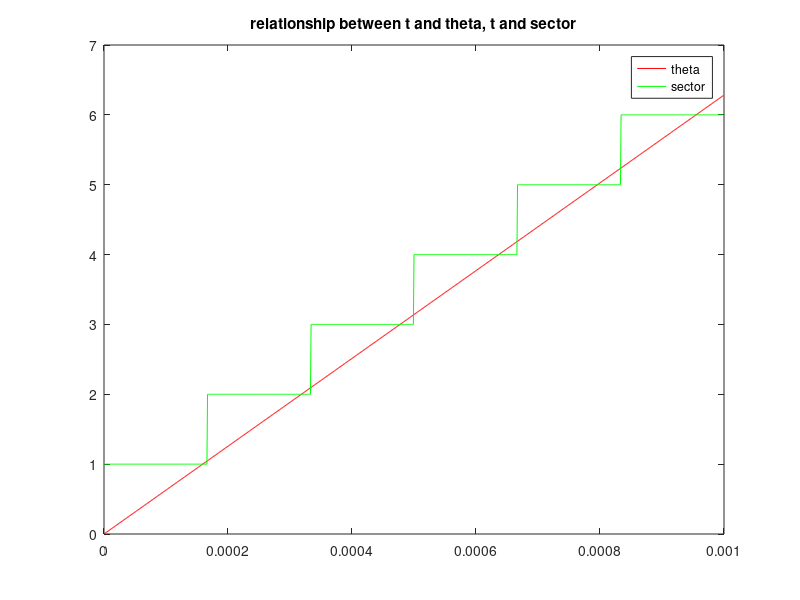
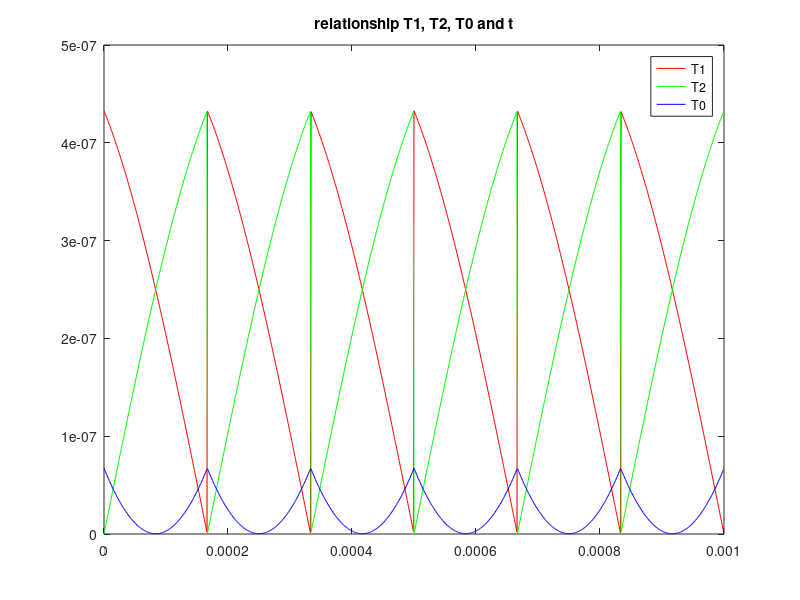
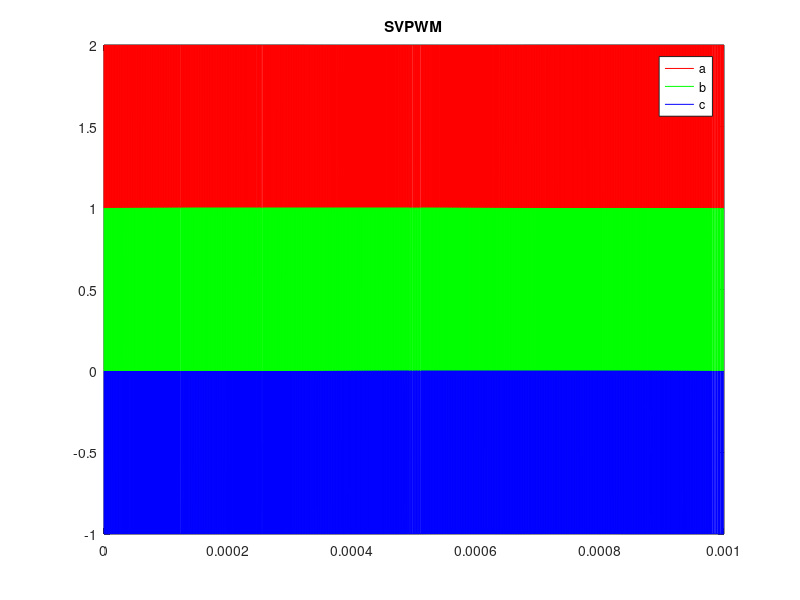
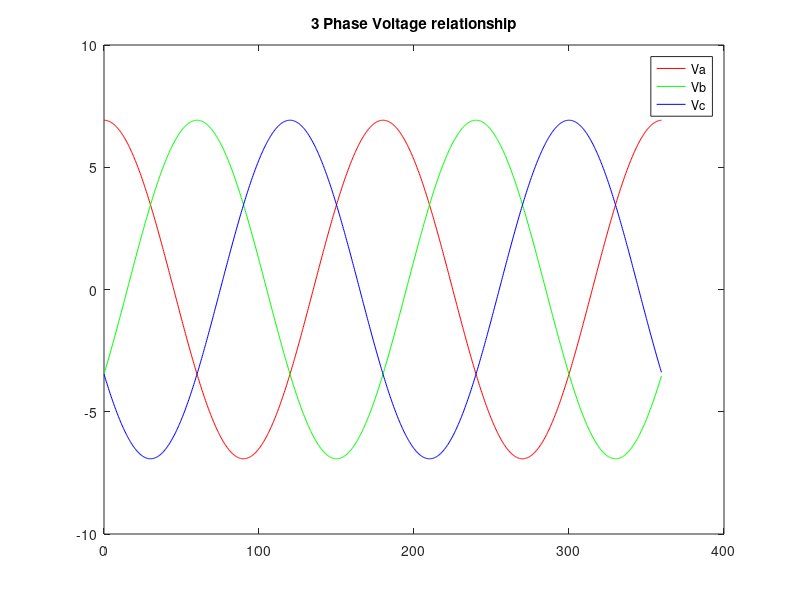

MATLAB code to generate these figures, in order:
clear;
# Parameters about the motor
Vdc = 12; % input voltage  of the VSI
f = 1000; % fundamental frequency Hz

# time used for running a cycle
Tcycle = 1 / f; 

# Parameters about the PWM
Fpwm = 1e6; % 10MHz

# time precision 
Tpwm = 1 / Fpwm; % 1us

# lapse time
t = 0 : Tpwm : Tcycle - Tpwm;

# calculate the angle theta
theta = 2 * pi * f * t;

# calculate the sector
sector = fix(theta / pi * 3) + 1;

# plot the time and angle
figure 1;
plot(t, theta, 'r'); 
hold on;
plot(t, sector, 'g');
legend('theta', 'sector');
title('relationship between t and theta, t and sector');

# calculate the Vref 
Vref = 0.577 * Vdc; 

# calculate the T1, T2, T3
Tpwm = 1 / Fpwm;
Tz = Tpwm / 2;
T1 = sqrt(3) * Tz * Vref * sin(sector * pi / 3 - theta) / Vdc;
T2 = sqrt(3) * Tz * Vref * sin(theta - (sector - 1) * pi / 3) / Vdc;
T0 = Tz - T1 - T2;

# plot the relationship between time and T1, T2, T3
figure 2;
plot(t, T1, 'r');
hold on;
plot(t, T2, 'g');
hold on;
plot(t, T0, 'b');
legend('T1', 'T2', 'T0');
title('relationship T1, T2, T0 and t');

# initialize the a, b, c vectors
Ts = 1 / 6 / f; % time spent in a sector

# how many Tpwm in a sector
Npwm = Ts / Tpwm;

# angle changed in a Tpwm period
Cangle = f * Tpwm * 360;

# pwm precision
Ppwm = 0.01;
index = 0;
for  t1 = 0 : Tpwm : Tcycle - Tpwm
  # calculate the angle theta
  theta = 2 * pi * f * t1;  
  
  # calculate current pwm period
  period = fix(t1 / Tpwm);

  # calculate the sector
  sector = fix(theta / pi * 3) + 1;
  T1 = sqrt(3) * Tz * Vref * sin(sector * pi / 3 - theta) / Vdc;
  T2 = sqrt(3) * Tz * Vref * sin(theta - (sector - 1) * pi / 3) / Vdc;
  T0 = Tz - T1 - T2;
  
  start_index = period / Ppwm + 1;
  end_index = (period + 1) / Ppwm;
  
  Vd = Vref * cos(theta);
  Vq = Vref * sin(theta);
  V0 = 0;
  
  index = index + 1;
  Va(index) =  Vd * cos(theta) - Vq * sin(theta);
  Vb(index) = Vd * cos(theta - 2 * pi / 3) - Vq * sin(theta - 2 * pi / 3);
  Vc(index) = Vd * cos(theta + 2 * pi / 3) - Vq * sin(theta + 2 * pi / 3);
  alpha(index) = theta / 2 / pi * 360;

  
  switch(sector)
    case {1}
      points = fix(T0 / 2 / Tpwm / Ppwm);
      a(start_index : start_index + points) = 0; 
      b(start_index : start_index + points) = 0; 
      c(start_index : start_index + points) = 0; 
      a(end_index - points : end_index) = 0;
      b(end_index - points : end_index) = 0;
      c(end_index - points : end_index) = 0;
      
      start_index = start_index + points + 1;
      end_index = end_index - points - 1;
      points = fix(T1 / Tpwm / Ppwm);
      a(start_index : start_index + points) = 1; 
      b(start_index : start_index + points) = 0; 
      c(start_index : start_index + points) = 0; 
      a(end_index - points : end_index) = 1;
      b(end_index - points : end_index) = 0;
      c(end_index - points : end_index) = 0;
      
      start_index = start_index + points + 1;
      end_index = end_index - points - 1;
      points = fix(T2 / Tpwm / Ppwm);
      a(start_index : start_index + points) = 1; 
      b(start_index : start_index + points) = 1; 
      c(start_index : start_index + points) = 0; 
      a(end_index - points : end_index) = 1;
      b(end_index - points : end_index) = 1;
      c(end_index - points : end_index) = 0;
      
      start_index = start_index + points + 1;
      end_index = end_index - points - 1;
      points = fix(T0 / 2 / Tpwm / Ppwm);
      a(start_index : start_index + points) = 1; 
      b(start_index : start_index + points) = 1; 
      c(start_index : start_index + points) = 1; 
      a(end_index - points : end_index) = 1;
      b(end_index - points : end_index) = 1;
      c(end_index - points : end_index) = 1;
    case {2}
      points = fix(T0 / 2 / Tpwm / Ppwm);
      a(start_index : start_index + points) = 0; 
      b(start_index : start_index + points) = 0; 
      c(start_index : start_index + points) = 0; 
      a(end_index - points : end_index) = 0;
      b(end_index - points : end_index) = 0;
      c(end_index - points : end_index) = 0;
      
      start_index = start_index + points + 1;
      end_index = end_index - points - 1;
      points = fix(T2 / Tpwm / Ppwm);
      a(start_index : start_index + points) = 0; 
      b(start_index : start_index + points) = 1; 
      c(start_index : start_index + points) = 0; 
      a(end_index - points : end_index) = 0;
      b(end_index - points : end_index) = 1;
      c(end_index - points : end_index) = 0;
      
      start_index = start_index + points + 1;
      end_index = end_index - points - 1;
      points = fix(T1 / Tpwm / Ppwm);
      a(start_index : start_index + points) = 1; 
      b(start_index : start_index + points) = 1; 
      c(start_index : start_index + points) = 0; 
      a(end_index - points : end_index) = 1;
      b(end_index - points : end_index) = 1;
      c(end_index - points : end_index) = 0;
      
      start_index = start_index + points + 1;
      end_index = end_index - points - 1;
      points = fix(T0 / 2 / Tpwm / Ppwm);
      a(start_index : start_index + points) = 1; 
      b(start_index : start_index + points) = 1; 
      c(start_index : start_index + points) = 1; 
      a(end_index - points : end_index) = 1;
      b(end_index - points : end_index) = 1;
      c(end_index - points : end_index) = 1;
    case {3}
      points = fix(T0 / 2 / Tpwm / Ppwm);
      a(start_index : start_index + points) = 0; 
      b(start_index : start_index + points) = 0; 
      c(start_index : start_index + points) = 0; 
      a(end_index - points : end_index) = 0;
      b(end_index - points : end_index) = 0;
      c(end_index - points : end_index) = 0;
      
      start_index = start_index + points + 1;
      end_index = end_index - points - 1;
      points = fix(T1 / Tpwm / Ppwm);
      a(start_index : start_index + points) = 0; 
      b(start_index : start_index + points) = 1; 
      c(start_index : start_index + points) = 0; 
      a(end_index - points : end_index) = 0;
      b(end_index - points : end_index) = 1;
      c(end_index - points : end_index) = 0;
      
      start_index = start_index + points + 1;
      end_index = end_index - points - 1;
      points = fix(T2 / Tpwm / Ppwm);
      a(start_index : start_index + points) = 0; 
      b(start_index : start_index + points) = 1; 
      c(start_index : start_index + points) = 1; 
      a(end_index - points : end_index) = 0;
      b(end_index - points : end_index) = 1;
      c(end_index - points : end_index) = 1;
      
      start_index = start_index + points + 1;
      end_index = end_index - points - 1;
      points = fix(T0 / 2 / Tpwm / Ppwm);
      a(start_index : start_index + points) = 1; 
      b(start_index : start_index + points) = 1; 
      c(start_index : start_index + points) = 1; 
      a(end_index - points : end_index) = 1;
      b(end_index - points : end_index) = 1;
      c(end_index - points : end_index) = 1;
    case {4}
      points = fix(T0 / 2 / Tpwm / Ppwm);
      a(start_index : start_index + points) = 0; 
      b(start_index : start_index + points) = 0; 
      c(start_index : start_index + points) = 0; 
      a(end_index - points : end_index) = 0;
      b(end_index - points : end_index) = 0;
      c(end_index - points : end_index) = 0;
      
      start_index = start_index + points + 1;
      end_index = end_index - points - 1;
      points = fix(T2 / Tpwm / Ppwm);
      a(start_index : start_index + points) = 0; 
      b(start_index : start_index + points) = 0; 
      c(start_index : start_index + points) = 1; 
      a(end_index - points : end_index) = 0;
      b(end_index - points : end_index) = 0;
      c(end_index - points : end_index) = 1;
      
      start_index = start_index + points + 1;
      end_index = end_index - points - 1;
      points = fix(T1 / Tpwm / Ppwm);
      a(start_index : start_index + points) = 0; 
      b(start_index : start_index + points) = 1; 
      c(start_index : start_index + points) = 1; 
      a(end_index - points : end_index) = 0;
      b(end_index - points : end_index) = 1;
      c(end_index - points : end_index) = 1;
      
      start_index = start_index + points + 1;
      end_index = end_index - points - 1;
      points = fix(T0 / 2 / Tpwm / Ppwm);
      a(start_index : start_index + points) = 1; 
      b(start_index : start_index + points) = 1; 
      c(start_index : start_index + points) = 1; 
      a(end_index - points : end_index) = 1;
      b(end_index - points : end_index) = 1;
      c(end_index - points : end_index) = 1;
    case {5}
      points = fix(T0 / 2 / Tpwm / Ppwm);
      a(start_index : start_index + points) = 0; 
      b(start_index : start_index + points) = 0; 
      c(start_index : start_index + points) = 0; 
      a(end_index - points : end_index) = 0;
      b(end_index - points : end_index) = 0;
      c(end_index - points : end_index) = 0;
      
      start_index = start_index + points + 1;
      end_index = end_index - points - 1;
      points = fix(T1 / Tpwm / Ppwm);
      a(start_index : start_index + points) = 0; 
      b(start_index : start_index + points) = 0; 
      c(start_index : start_index + points) = 1; 
      a(end_index - points : end_index) = 0;
      b(end_index - points : end_index) = 0;
      c(end_index - points : end_index) = 1;
      
      start_index = start_index + points + 1;
      end_index = end_index - points - 1;
      points = fix(T2 / Tpwm / Ppwm);
      a(start_index : start_index + points) = 1; 
      b(start_index : start_index + points) = 0; 
      c(start_index : start_index + points) = 1; 
      a(end_index - points : end_index) = 1;
      b(end_index - points : end_index) = 0;
      c(end_index - points : end_index) = 1;
      
      start_index = start_index + points + 1;
      end_index = end_index - points - 1;
      points = fix(T0 / 2 / Tpwm / Ppwm);
      a(start_index : start_index + points) = 1; 
      b(start_index : start_index + points) = 1; 
      c(start_index : start_index + points) = 1; 
      a(end_index - points : end_index) = 1;
      b(end_index - points : end_index) = 1;
      c(end_index - points : end_index) = 1;
    case {6}
      points = fix(T0 / 2 / Tpwm / Ppwm);
      a(start_index : start_index + points) = 0; 
      b(start_index : start_index + points) = 0; 
      c(start_index : start_index + points) = 0; 
      a(end_index - points : end_index) = 0;
      b(end_index - points : end_index) = 0;
      c(end_index - points : end_index) = 0;
      
      start_index = start_index + points + 1;
      end_index = end_index - points - 1;
      points = fix(T2 / Tpwm / Ppwm);
      a(start_index : start_index + points) = 1; 
      b(start_index : start_index + points) = 0; 
      c(start_index : start_index + points) = 0; 
      a(end_index - points : end_index) = 1;
      b(end_index - points : end_index) = 0;
      c(end_index - points : end_index) = 0;
      
      start_index = start_index + points + 1;
      end_index = end_index - points - 1;
      points = fix(T1 / Tpwm / Ppwm);
      a(start_index : start_index + points) = 1; 
      b(start_index : start_index + points) = 0; 
      c(start_index : start_index + points) = 1; 
      a(end_index - points : end_index) = 1;
      b(end_index - points : end_index) = 0;
      c(end_index - points : end_index) = 1;
      
      start_index = start_index + points + 1;
      end_index = end_index - points - 1;
      points = fix(T0 / 2 / Tpwm / Ppwm);
      a(start_index : start_index + points) = 1; 
      b(start_index : start_index + points) = 1; 
      c(start_index : start_index + points) = 1; 
      a(end_index - points : end_index) = 1;
      b(end_index - points : end_index) = 1;
      c(end_index - points : end_index) = 1;
  end
end

figure 3;
t2 = 0 : Tpwm * Ppwm : Tcycle - Tpwm - Tpwm * Ppwm;
plot(t2, a + 1, 'r');
hold on;
plot(t2, b, 'g');
hold on;
plot(t2, c - 1, 'b');
title('SVPWM');
legend('a', 'b', 'c');

figure 4;
plot(alpha, Va, 'r');
hold on;
plot(alpha, Vb, 'g');
hold on;
plot(alpha, Vc, 'b');
title('3 Phase Voltage relationship');
legend('Va', 'Vb', 'Vc');


